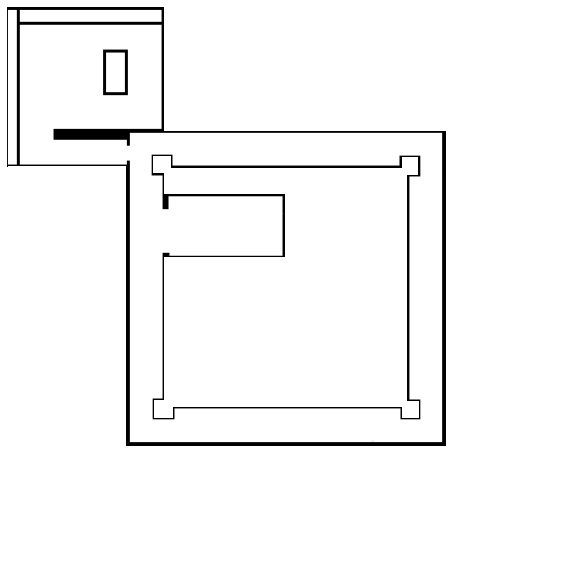
%> input picture piso5_bw.jpg, 570 x 570 px
$ octave 'PathTracking_Real_Test - Copy.m'   (GNU Octave 9; MATLAB toolbox functions it lacks are replaced by stand-ins)
%> lines starting %> are read from the running program, lines starting %| are printed output that depends on the picture; in (x1, y1, x2, y2) boxes, pixels count from 0 and x2, y2 are one past the last pixel; in counts of white or black regions, pixels touching at a corner belong together; the program's own positions count from 1
%> further down, map is the input picture: size 570x570x3 uint8; min 0, max 255, mean 247.1
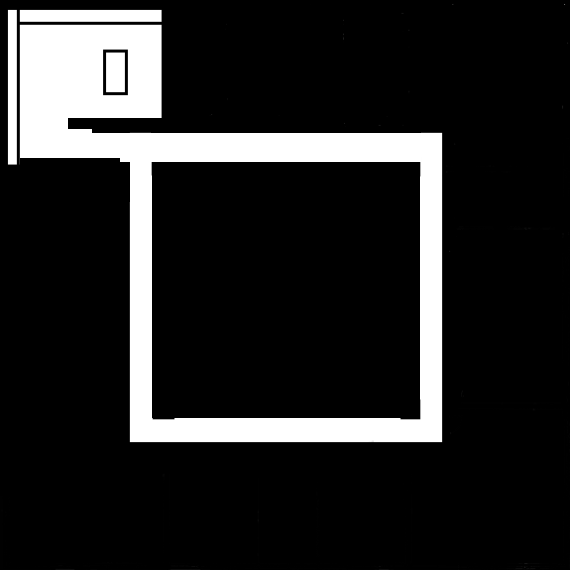
%> input picture piso5_bw_noelevator.bmp, 570 x 570 px
%> further down, map_bw is the input picture: size 570x570x3 uint8; min 0, max 255, mean 37.2
### Get_Navigatable_Points.m
function [ nav_points, s_tree ] = Get_Navigatable_Points( map )
%Get_Navigatable_Points - Finds the points in the given map where the robot
%can move, that is, the set of points in the white area of the given map
%and returns both the set of points and a search tree whith the points'
%information Note: the map must have heigth equal to the width.


map_size = size(map);
%> map_size = [570 570 3]
if map_size(1,1) ~= map_size(1,2)
    error('The map must be squared, that is, the heigth must be equal to the width');
end

s_tree = Get_Map_Search_Tree(map);
viable_points = Get_Viable_Navigation_Points(s_tree, []);
n_viable_points = size(viable_points);
nav_points = [];

for i = 1:n_viable_points(1,1)
   current_point.point = viable_points(i,:);
   leaf = Find_Point(current_point.point, s_tree);
   current_point.frontier = Points_in_Frontier(leaf, s_tree);
% [8 lines of commented-out code are left out]
   nav_points = [nav_points; current_point];
end

end

### Get_Map_Search_Tree.m
function [ search_tree ] = Get_Map_Search_Tree( map )
%Get_Map_Search_Tree - creates a search tree for the given map that is used
%to generate a given trajectory. Note: the map must have heigth equal to
%the width.

map_len = size(map);
%> map_len = [570 570 3]
if map_len(1,1) ~= map_len(1,2)
    error('The map must be squared, that is, the heigth must be equal to the width');
end

initial_node = Create_Node(map, map_len, [], [1 1; map_len(1,1) map_len(1,2)]);

search_tree = Expand_Node(initial_node);
end

### Create_Node.m
function [ node ] = Create_Node( state_map, state_map_len, dad, major_points )
%> called with state_map_len = [570 570 3], dad = [], major_points = [1 1; 570 570]
%Create_Node - Creates a tree node with the following information:
%       - state: the map portion that the node stores
%       - dad: the parent node
%       - edge_len: the edge length for the map
%       - major_points: the upper lef corner and lower right corner of the
%       map
%       - average_point: the point in the middle of the stored map portion
%       - type: the type of the map portion stored (See Type_Map_Matrix
%       function)

half_node_len = fix(state_map_len(1,1)/2);
%> half_node_len = 285

node.state = state_map;
node.dad = dad;
node.edge_len = state_map_len(1,1);
%> node.edge_len = 570
node.major_points = major_points;
%> node.major_points = [1 1; 570 570]
node.average_point = [node.major_points(1,1) + half_node_len...
                       node.major_points(1,2) + half_node_len];
%> node.average_point = [286 286]
node.type = Type_Map_Matrix(state_map);
%> node.type = 2
%> in Get_Map_Search_Tree, `initial_node = Create_Node(map, map_len, [], [1 1; map_len(1,1) map_le..`: initial_node = {edge_len 570, major_points [1 1 570 570], average_point [286 286], type 2}

end

### Expand_Node.m
function [ tree ] = Expand_Node( node )
%Expand_Node - expands a node and generates it's descendants, if they exist

tree = node;
%> tree has the same summary as initial_node in Get_Map_Search_Tree
if node.type == 2 && node.edge_len > 5
    tree = Generate_Descendants(node);
    tree.descendants = 1;
else
    tree.descendants = 0;
end
end

function [ tree ] = Generate_Descendants(parent_node)
%Generate_Descendants - creates de descendants for a given node

tree = parent_node;
%> tree has the same summary as initial_node in Get_Map_Search_Tree
division_len = fix(parent_node.edge_len/3);
%> division_len = 190
parent_start_points = parent_node.major_points(1,:);
%> parent_start_points = [1 1]
xi = parent_start_points(1,2);
%> xi = 1
yi = parent_start_points(1,1);
%> yi = 1
parent_end_points = parent_node.major_points(2,:);
%> parent_end_points = [570 570]

descendant1 = Create_Node(parent_node.state(1:division_len, 1:division_len) , division_len, parent_node,...
                            [parent_start_points; parent_start_points + (division_len - 1)]);
%> call 2 of Create_Node, with state_map_len = 190, major_points = [1 1; 190 190]
%> in Create_Node (call 2), `half_node_len = fix(state_map_len(1,1)/2);`: half_node_len = 95
%> in Create_Node (call 2), `node.state = state_map;`:
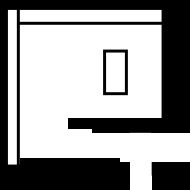
%> node.state: size 190x190 uint8; min 0, max 255, mean 154.5
%> in Create_Node (call 2), `node.dad = dad;`: node.dad has the same summary as initial_node in Get_Map_Search_Tree
%> in Create_Node (call 2), `node.edge_len = state_map_len(1,1);`: node.edge_len = 190
%> in Create_Node (call 2), `node.major_points = major_points;`: node.major_points = [1 1; 190 190]
%> in Create_Node (call 2), `node.average_point = [node.major_points(1,1) + half_node_len node.majo..`: node.average_point = [96 96]
%> in Create_Node (call 2), `node.type = Type_Map_Matrix(state_map);`: node.type = 2
%> descendant1 = {edge_len 190, major_points [1 1 190 190], average_point [96 96], type 2}
descendant2 = Create_Node(parent_node.state(1:division_len, division_len+1:2*division_len) , division_len, parent_node,...
                            [yi, xi + division_len; [yi, xi + division_len] + (division_len - 1)]);
%> descendant2 = {edge_len 190, major_points [1 191 190 380], average_point [96 286], type 2}
descendant3 = Create_Node(parent_node.state(1:division_len, 2*division_len+1:parent_node.edge_len) , division_len, parent_node,...
                            [yi, xi + 2*division_len; [yi, xi + 2*division_len] + (division_len - 1)]);
%> descendant3 = {edge_len 190, major_points [1 381 190 570], average_point [96 476], type 2}
descendant4 = Create_Node(parent_node.state(division_len+1:2*division_len, 1:division_len) , division_len, parent_node,...
                            [yi + division_len, xi; [yi + division_len, xi] + (division_len - 1)]);
%> descendant4 = {edge_len 190, major_points [191 1 380 190], average_point [286 96], type 2}
descendant5 = Create_Node(parent_node.state(division_len+1:2*division_len, division_len+1:2*division_len) , division_len, parent_node,...
                            [yi + division_len, xi + division_len; [yi + division_len, xi + division_len] + (division_len - 1);]);
%> in Create_Node (call 6), `node.state = state_map;`: node.state: size 190x190 uint8; every value is 0
%> descendant5 = {edge_len 190, major_points [191 191 380 380], average_point [286 286], type 1}
descendant6 = Create_Node(parent_node.state(division_len+1:2*division_len, 2*division_len+1:parent_node.edge_len) , division_len, parent_node,...
                            [yi + division_len, xi + 2*division_len; [yi + division_len, xi + 2*division_len] + (division_len - 1);]);
%> descendant6 = {edge_len 190, major_points [191 381 380 570], average_point [286 476], type 2}
descendant7 = Create_Node(parent_node.state(2*division_len+1:parent_node.edge_len, 1:division_len) , division_len, parent_node,...
                            [yi + 2*division_len, xi; [yi + 2*division_len, xi] + (division_len - 1)]);
%> descendant7 = {edge_len 190, major_points [381 1 570 190], average_point [476 96], type 2}
descendant8 = Create_Node(parent_node.state(2*division_len+1:parent_node.edge_len, division_len+1:2*division_len) , division_len, parent_node,...
                            [yi + 2*division_len, xi + division_len; [yi + 2*division_len, xi + division_len] + (division_len - 1)]);
%> descendant8 = {edge_len 190, major_points [381 191 570 380], average_point [476 286], type 2}
descendant9 = Create_Node(parent_node.state(2*division_len+1:parent_node.edge_len, 2*division_len+1:parent_node.edge_len) , division_len, parent_node,...
                            [parent_end_points - division_len; parent_end_points]);
%> descendant9 = {edge_len 190, major_points [380 380 570 570], average_point [475 475], type 2}

tree.descendant1 = Expand_Node(descendant1);
%> in Create_Node (call 18), `node.state = state_map;`:
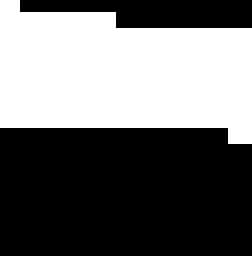
%> node.state: size 64x63 uint8 (shown 4 times larger); 42.9% white; 1 white region, box (x1, y1, x2, y2) and area: (0, 0, 63, 36) 1730
%> in Create_Node (call 18), `node.major_points = major_points;`: node.major_points = [127 64; 189 126]
%> in Create_Node (call 18), `node.average_point = [node.major_points(1,1) + half_node_len node.majo..`: node.average_point = [158 95]
%> in Create_Node (call 19), `node.state = state_map;`:
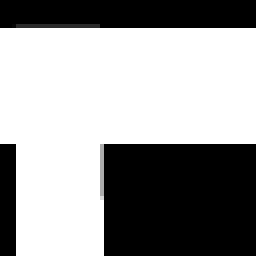
%> node.state: size 64x64 uint8 (shown 4 times larger); min 0, max 255, mean 153.8
%> in Create_Node (call 19), `node.major_points = major_points;`: node.major_points = [127 127; 190 190]
%> in Create_Node (call 19), `node.average_point = [node.major_points(1,1) + half_node_len node.majo..`: node.average_point = [158 158]
%> in Create_Node (call 21), `node.state = state_map;`:
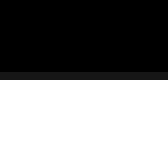
%> node.state: size 21x21 uint8 (shown 8 times larger); min 0, max 255, mean 134.6
%> in Create_Node (call 21), `node.major_points = major_points;`: node.major_points = [1 22; 21 42]
%> in Create_Node (call 21), `node.average_point = [node.major_points(1,1) + half_node_len node.majo..`: node.average_point = [11 32]
%> in Create_Node (call 23), `node.state = state_map;`:
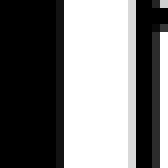
%> node.state: size 21x21 uint8 (shown 8 times larger); min 0, max 255, mean 120.6
%> in Create_Node (call 23), `node.major_points = major_points;`: node.major_points = [22 1; 42 21]
%> in Create_Node (call 23), `node.average_point = [node.major_points(1,1) + half_node_len node.majo..`: node.average_point = [32 11]
%> in Create_Node (call 24), `node.state = state_map;`:
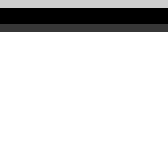
%> node.state: size 21x21 uint8 (shown 8 times larger); min 0, max 255, mean 218.9
%> in Create_Node (call 24), `node.major_points = major_points;`: node.major_points = [22 22; 42 42]
%> in Create_Node (call 24), `node.average_point = [node.major_points(1,1) + half_node_len node.majo..`: node.average_point = [32 32]
%> in Create_Node (call 27), `node.state = state_map;`: node.state: size 21x21 uint8; every value is 255
tree.descendant2 = Expand_Node(descendant2);
tree.descendant3 = Expand_Node(descendant3);
tree.descendant4 = Expand_Node(descendant4);
tree.descendant5 = Expand_Node(descendant5);
tree.descendant6 = Expand_Node(descendant6);
tree.descendant7 = Expand_Node(descendant7);
tree.descendant8 = Expand_Node(descendant8);
tree.descendant9 = Expand_Node(descendant9);
end

### Type_Map_Matrix.m
function [ type ] = Type_Map_Matrix( map_matrix)
%Type_Map_Matrix - Gives the type for the map matrix (section of the map):
%   - type 0: the matrix only has navigatable points
%   - type 1: the matrix only has non-navigatable points
%   - type 2: the matrix has a mix of navigatable and non-navigatable
%   points

if all(map_matrix == 0)
    type = 1;
elseif (isempty(map_matrix) == 1)
    type = 1;
elseif all(map_matrix == 255)
    type = 0;
else
    type = 2;
end

end

### PathTracking_Real_Test - Copy.m
close all
clear all
format long
delete(timerfindall)

% cleanupObj = onCleanUp(@() pioneer_set_controls(sp,0,0));

%Constants and Static objects
map = imread('piso5_bw.jpg');
map_bw = imread('piso5_bw_noelevator.bmp');
map_size = size(map);
real_to_map = 26875/map_size(1,1); %ratio betwwen the tower's real dimentsions and the map dimensions, conversion from mm to pixeis
% real_to_map_x = 26875/map_size(1,1); %ratio betwwen the tower's real dimentsions and the map dimensions, conversion from mm to pixeis
% real_to_map_y = 27000/map_size(1,2); %ratio betwwen the tower's real dimentsions and the map dimensions, conversion from mm to pixeis
sonar_alert_dist_level_1 = 200; %distance in mm, warning level one used to prevent the robot from turning in that direction
sonar_alert_dist_level_2 = 300; %distance in mm, warning level two minimum distance allowed to an object to prevent collisions
max_robot_error_line2 = 15;
max_robot_error_line3 = 15;
max_robot_error = 30;
max_value_w = 45;
pause_time = 0.25;
exists_pause = true;
turn_correct = true;

%Obtaining inputs of the robot
% x_init = 130
% y_init = 145
x_init = 50;
y_init = 60;
% theta_initi = input('Robot initial orientation: ');
v_init = 100;
w_init = 0;
time_period = 1;
sp_COM = 'COM11';
mode = 1;
path_points = [];

if mode < 3 && mode > 0
    waypoints = [x_init y_init; 54 100; 56 110; 58 125; 64 140; 130 144; 420 145; 433 170; 433 420; 420 430; 155 430; 140 415; ...
        135 165; 135 155; 130 144; 64 140; 58 125; 56 110; 54 100; x_init y_init];
    %         waypoints = [x_init y_init; 54 100; 56 110; 58 125; 64 140; 130 144; 132.5 150; 135 155; 138 165; 140 415; 155 430; 420 430; 433 420; 433 170; 420 145; ...
    %          130 144; 64 140; 58 125; 56 110; 54 100; x_init y_init];
    %     waypoints = [x_init y_init; 50 100; 45 120; 45 130; 50 140; 130 145;415 145; 435 175; 435 415; 415 430; 160 430; 140 415; 140 175; 130 145; 58 145; 50 120; x_init y_init];
    %     waypoints = [x_init y_init; 420 145; 433 170; 433 420; 420 430; 155 430; 140 415; 135 165; 135 155; x_init y_init];
    [nav_points, s_tree] = Get_Navigatable_Points(map_bw);
%> (the run ends here)
